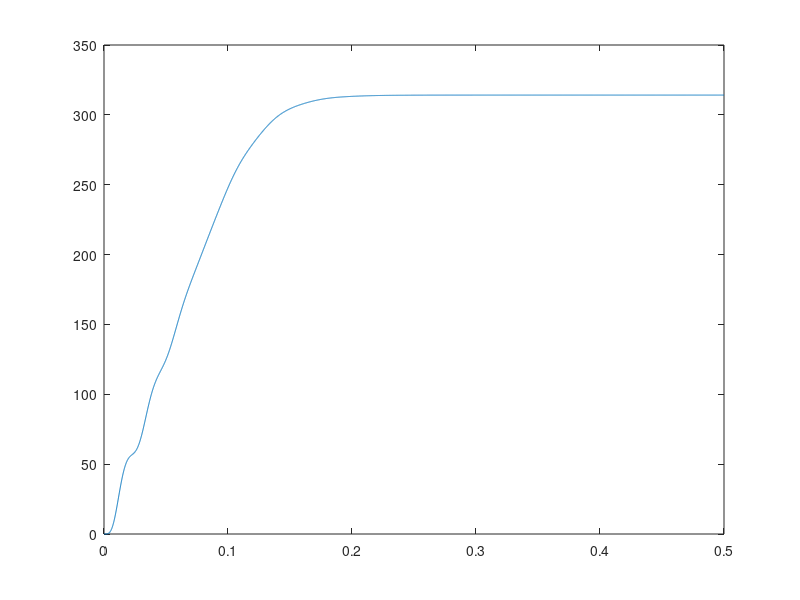

Recreate this plot in MATLAB.
clc;
clear all;


dt = 0.0001; % time step
tend = 0.5; % end time
t= 0:dt:tend;
[n, size_t] = size(t);
% 1. Specify input variables: Va(t), Vb(t), Vc(t), and TL(t)
f=50;
TL = 0; % replace with the actual function
% 2. Specify initial conditions: θ0, ω0, t0=0, [ψs]0, [ψr]0
phis  = zeros(3,1,size_t); % initial psi_s
phir = zeros(3,1,size_t); % initial psi_r
Labcsr =  zeros(3,3,size_t);
Labcrs =  zeros(3,3,size_t);
R3 = zeros(3,3);
Ir = zeros(3,1, size_t);
Is = zeros(3,1, size_t);
Te = zeros(1,size_t);
Va = zeros(1,size_t);
Vb = zeros(1,size_t);
Vc = zeros(1,size_t);
Vs = zeros(3,1, size_t);
%5. Specify constants
Rs = 60 ;
Rr = 60;
Lls = 113e-3;
Llr = Lls;
Lms = 1602e-3;

Lmr = Lms;
B=0;
J=0.000523;
R1 = [Rs 0 0; 0 Rs 0; 0 0 Rs];
R2 = [Rr 0 0; 0 Rr 0; 0 0 Rr];
Labcs = [Lls+Lms,                  -0.5*Lms,                  -0.5*Lms; 
        -0.5*Lms,                    Lls+Lms,                  -0.5*Lms; 
        -0.5*Lms,                  -0.5*Lms,                   Lls+Lms ];

Labcr = [Llr+Lmr,                  -0.5*Lmr,                  -0.5*Lmr; 
        -0.5*Lmr,                    Llr+Lmr,                  -0.5*Lmr; 
        -0.5*Lmr,                  -0.5*Lmr,                   Llr+Lmr ];

   
% 3. Specify simulation time step and end: Δt, tend
theta = zeros(1,size_t);
omega = zeros(1,size_t);


for i = 1: size_t
    if i > 1
        Labcsr= [Lms*cos(theta(i-1)),           Lms*cos(theta(i-1)+(2*pi/3)),    Lms*cos(theta(i-1)-(2*pi/3));
                 Lms*cos(theta(i-1)-2*pi/3),     Lms*cos(theta(i-1)),            Lms*cos(theta(i-1)+(2*pi/3));
                 Lms*cos(theta(i-1)+(2*pi/3)),   Lms*cos(theta(i-1)-(2*pi/3)),    Lms*cos(theta(i-1))];
        Labcrs = (Labcsr)';
        % 13. Differentiation 
        Labcsrdiff = [-Lms*sin(theta(i-1)),             -Lms*sin(theta(i-1)+(2*pi/3)),    -Lms*sin(theta(i-1)-(2*pi/3));
                      -Lms*sin(theta(i-1)-2*pi/3),     -Lms*sin(theta(i-1)),             -Lms*sin(theta(i-1)+(2*pi/3));
                      -Lms*sin(theta(i-1)+(2*pi/3)),   -Lms*sin(theta(i-1)-(2*pi/3)),    -Lms*sin(theta(i-1))];
        Labcrsdiff =  (Labcsrdiff)';
        % 6. Calculate current vectors [Is]i-1 and [Ir]i-1 using (23) and (24)
        Ir(:, : , i-1)= (inv(Labcr-(Labcrs*inv(Labcs)*Labcsr)))*((phir(:,:,i-1) - (Labcrs*inv(Labcs)*phis(:,:,i-1))));
        Is(:, :, i-1) = (inv(Labcs)*phis(:,:,i-1))-(inv(Labcs)*Labcsr*Ir(:,:,i-1));
   
        % 7. Calculate induced torque Te,i-1 
        Te(i-1) = (0.5*(Is(:,:,i-1))'* Labcsrdiff*(Ir(:,:,i-1)))+(0.5*(Ir(:,:,i-1))'* Labcrsdiff*(Is(:,:,i-1)));
    
        %12. Calculate Voltges
        Va(i) = 220*sqrt(2)*sin(2*pi*f*t(i)); % replace with the actual function
        Vb(i) = 220*sqrt(2)*sin(2*pi*f*t(i)-(120*pi/180)); % replace with the actual function
        Vc(i) = 220*sqrt(2)*sin(2*pi*f*t(i)+(120*pi/180));
        Vs(:, :, i) = [Va(i);Vb(i);Vc(i)];
        % 8. Calculate flux linkage vectors [ψs]i and [ψr]i using (21) and (22)
        phis(:,:,i) = ((Vs(:, :, i)-(R1*Is(:,:,i-1)))*dt) + phis(:,:,i-1);
        phir(:,:,i)= ((-R1*Ir(:,:,i-1))*dt) + phir(:,:,i-1);
    
        % 9. Calculate rotor angular speed ωi and position θi using (25) and 26
        omega(i) = (1/J*(Te(i-1)-TL-((B/J)*(omega(i)))))*dt + omega(i-1);
        theta(i) = (omega(i)*dt)+ theta(i-1);
    
        % 10. ti=ti-1+Δt
        t(i) = t(i-1) + dt;
    end
end

% %Extract the data for each phase
% I = Is;
% Ir_A = squeeze(I(1,1,:));
% Ir_B = squeeze(I(2,1,:));
% Ir_C = squeeze(I(3,1,:));
% 
% %Create a time vector to represent the time steps at which each current reading was taken
% time_vector = dt:dt:size_t*dt;
% 
% %Create the plot
% figure;
% plot(time_vector, Ir_A, 'r'); % Plot Phase A in red
% hold on;
% plot(time_vector, Ir_B, 'g'); % Plot Phase B in green
% plot(time_vector, Ir_C, 'b'); % Plot Phase C in blue
% hold off;
% 
% %Label the plot
% title('Current Over Time for Each Phase');
% xlabel('Time (s)');
% ylabel('Current (A)');
% legend('Phase A', 'Phase B', 'Phase C');

% plot(t,Te,'red')
% plot(omega,Te,'red')
 plot(t,omega)
